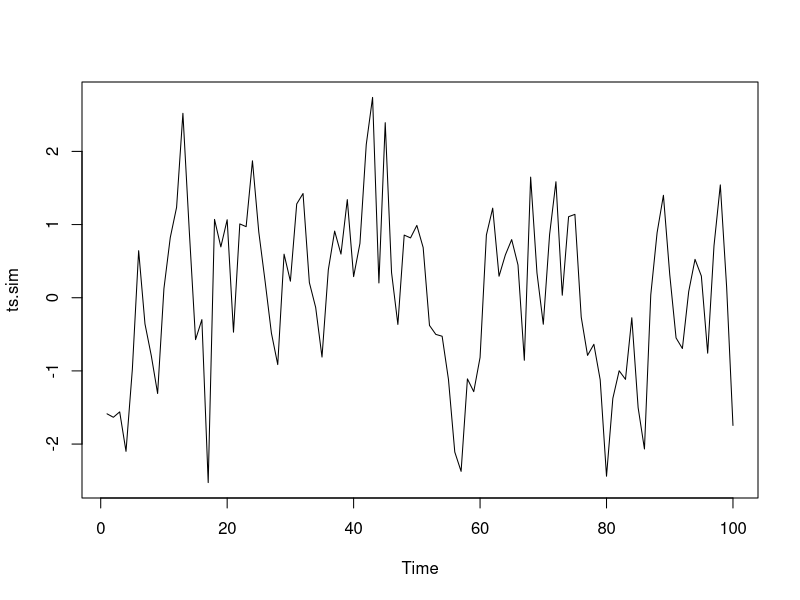
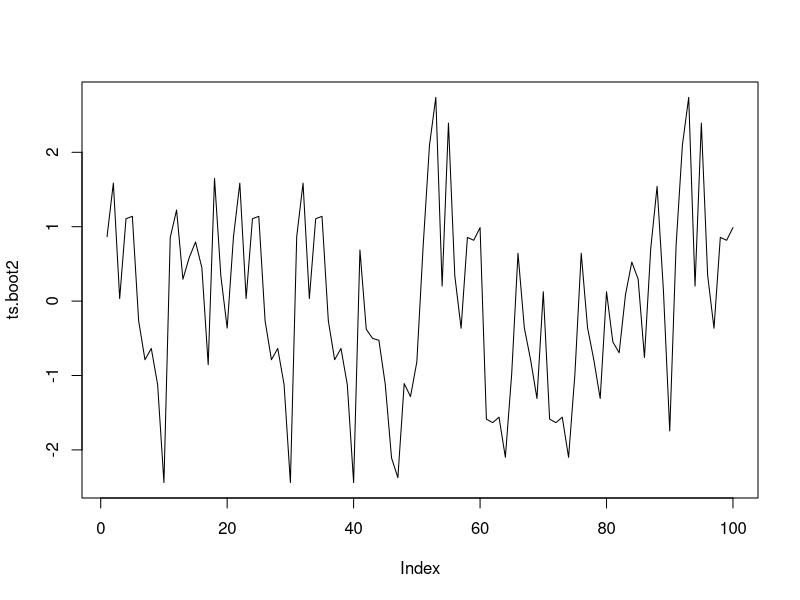
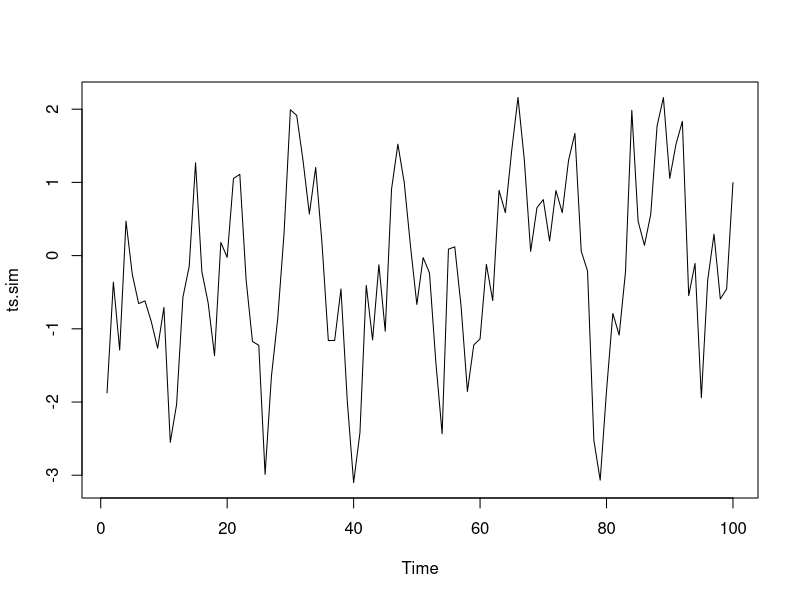
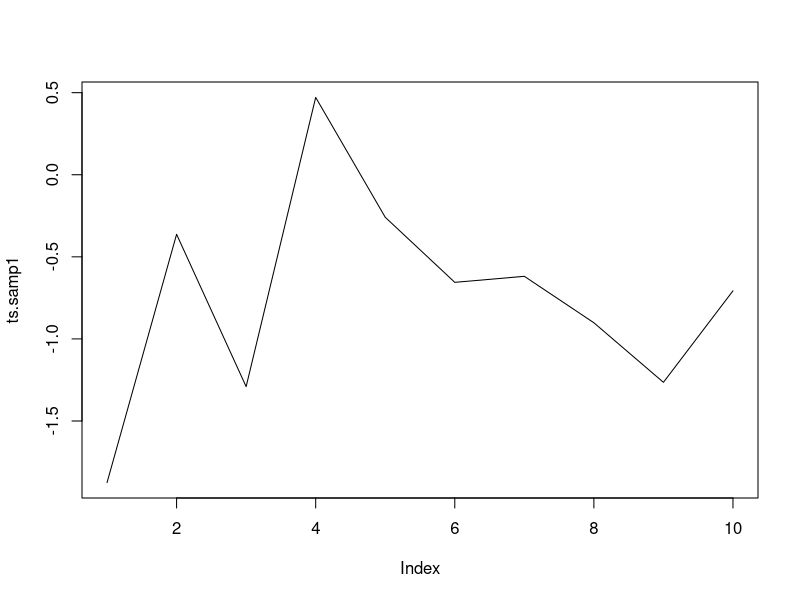
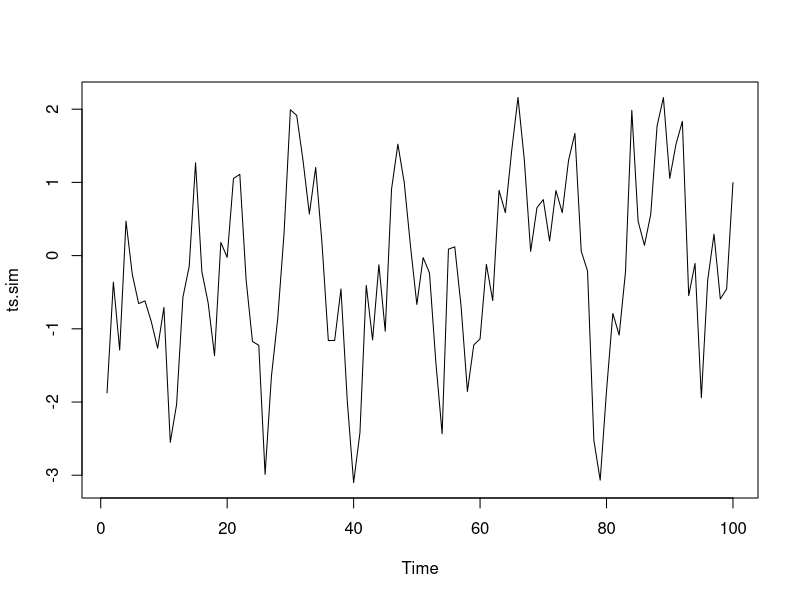
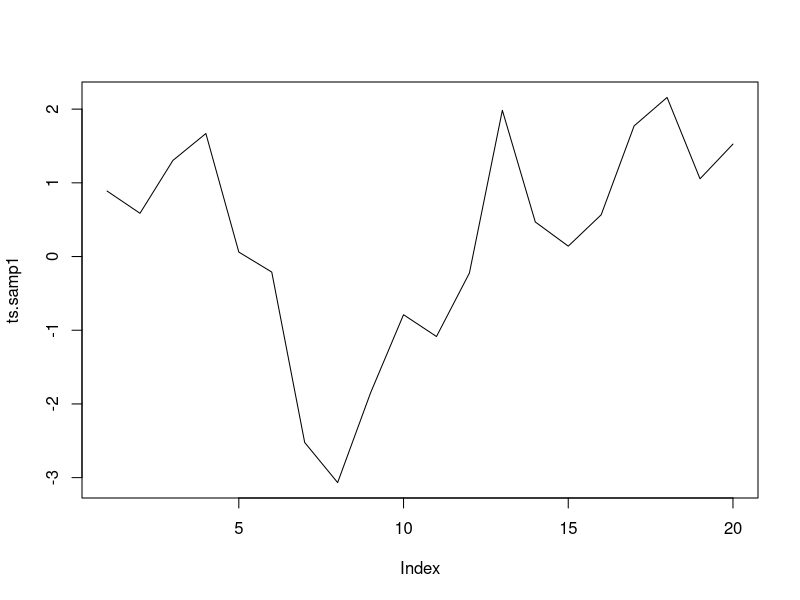

Source code (R) for these figures, in order:
## ---- chunk 1
knitr::opts_chunk$set(echo = TRUE)
## ---- chunk 2
ts.sim <- arima.sim(list(order = c(1, 0, 0), ar = 0.5), n = 100) 
ts.sim
plot(ts.sim)
## ---- chunk 3
ts.blocks <- list(ts.sim[c(1:10)], ts.sim[c(11:20)], ts.sim[c(21:30)], ts.sim[c(31:40)], ts.sim[c(41:50)], ts.sim[c(51:60)], ts.sim[c(61:70)], ts.sim[c(71:80)], ts.sim[c(81:90)], ts.sim[c(91:100)])
ts.blocks
## ---- chunk 4
ts.boot1 <- sample(ts.blocks, 10, replace = T)
ts.boot1
class(ts.boot1)
## ---- chunk 5
ts.boot2 <- c()
for(i in 1:10) {
  for(j in 1: 10) {
    ts.boot2 <- c(ts.boot2, ts.boot1[[i]][[j]])
  }
}
ts.boot2
class(ts.boot2)
## ---- chunk 6
plot(ts.boot2, type = "l")
## ---- chunk 7
ts.sim <- arima.sim(list(order = c(1, 0, 0), ar = 0.5), n = 100) 
single_point <- function(ts.series)
{
  point1 <- sample(c(1:length(ts.series)), 1, replace = T)
  print(ts.sim)
  print(point1)
}
single_point(ts.sim)
## ---- chunk 8
one_sample <- function(ts.series, B)
{
  point1 <- sample(c(1:length(ts.series)), 1, replace = T)
  ts.samp1 <- c()
  for(i in 1 : B)
  {
    ts.samp1 <- c(ts.samp1, ts.sim[point1 + i - 1])
  }
  print(ts.sim)
  plot(ts.sim)
  print(point1)
  print(ts.samp1)
  plot(ts.samp1, type = 'l')
}
one_sample(ts.sim, 10)
## ---- chunk 9
blocks <- function(ts.series, B, b)
{
  point1 <- sample(c(1:length(ts.series)), 1, replace = T)
  ts.samp1 <- c()
  for(i in 1 : B)
  {
    ts.samp1 <- c(ts.samp1, ts.sim[point1 + i - 1])
  }
  print(ts.sim)
  plot(ts.sim)
  print(point1)
  print(ts.samp1)
  i <- 1
  ts.block_list <- list()
  while(i < B)
  {
    x <- list(ts.samp1[i : (i + b - 1)])
    ts.block_list <- append(ts.block_list, x)
    i = i + b
  }
  print(ts.block_list)
  plot(ts.samp1, type = 'l')
}
blocks(ts.sim, 20, 4)
